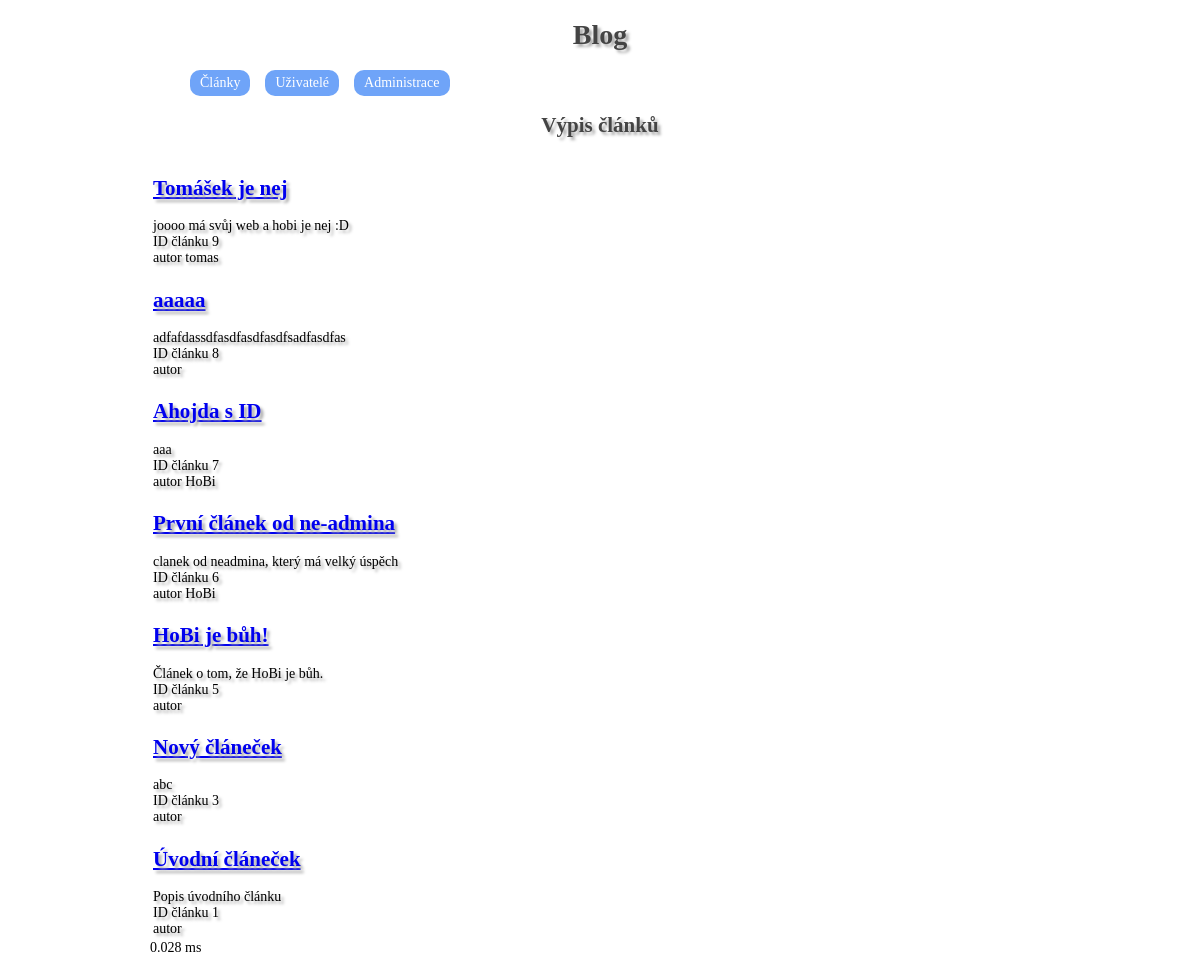
/clanky, run on an earlier commit of the app's database.
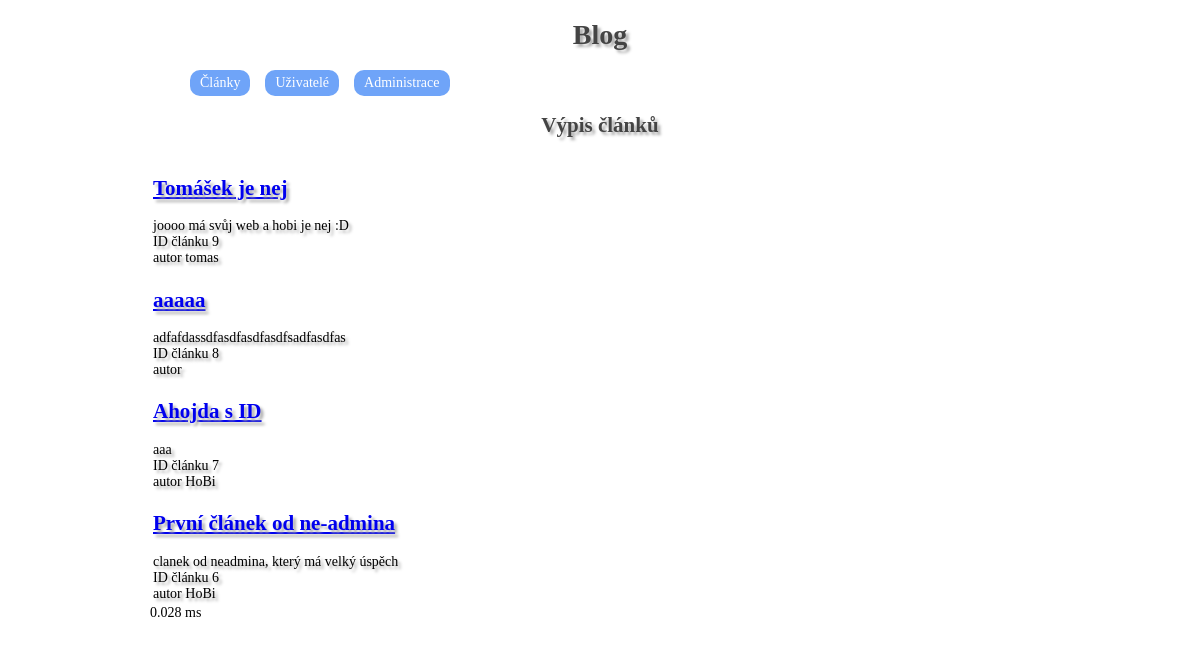
And on a later commit of the database.
### tables this page shows
CREATE TABLE IF NOT EXISTS `articles` (
  `articles_id` int(11) NOT NULL AUTO_INCREMENT,
  `author_id` int(11) NOT NULL,
  `title` varchar(80) NOT NULL,
  `url` varchar(40) NOT NULL,
  `description` varchar(140) NOT NULL,
  `keywords` varchar(255) NOT NULL,
  `content` text NOT NULL,
  PRIMARY KEY (`articles_id`),
  UNIQUE KEY `unique_url` (`url`)
);

CREATE TABLE IF NOT EXISTS `users` (
  `users_id` int(11) NOT NULL AUTO_INCREMENT,
  `nickname` varchar(40) NOT NULL,
  `password` char(255) NOT NULL,
  `email` varchar(100) NOT NULL,
  `admin` int(11) NOT NULL DEFAULT '0',
  `url` varchar(40) DEFAULT NULL,
  `description` varchar(500) NOT NULL,
  `motto` varchar(140) NOT NULL,
  `website` varchar(80) NOT NULL,
  `facebook` varchar(80) NOT NULL,
  `twitter` varchar(80) NOT NULL,
  `googleplus` varchar(80) NOT NULL,
  PRIMARY KEY (`users_id`),
  UNIQUE KEY `nickname` (`nickname`),
  UNIQUE KEY `url` (`url`)
);

### controllers/RouterController.php (called while the page is built, shortened)
<?php
class RouterController extends Controller
{
    protected $controller;
    function process($parameters)
    {
        $parsedURL = $this->parseURL($parameters[0]);
        $address = Url::getController($parsedURL[0]);
        $controllerClass = $this->dashesToCamelCase($address . 'Controller');
        if (file_exists("controllers/" . $controllerClass . ".php"))
            $this->controller = new $controllerClass;
        else
        {
            $this->redirect(Url::getAlias('error'));
        }
        $this->controller->process($parsedURL);
        $this->view = 'layout';
    }
    private function parseURL($url)
    {
        $parsedURL = parse_url($url)['path'];
        $parsedURL = ltrim($parsedURL, '/');
        $parsedURL = trim($parsedURL);
        $partedPath = explode('/', $parsedURL);
        return $partedPath;
    }
}

### models/Url.php (called while the page is built, shortened)
<?php
class Url
{
    private static $urls = array();
    public static function getAlias($controller)
    {
            return self::$urls[$controller];
    }
    public static function init()
    {
        self::$urls = array();
        foreach (self::getUrlRecord() as $row)
        {
            self::$urls[$row['controller']] = $row['alias'];
        }
    }
    private static function getUrlRecord()
    {
        $record = Db::queryAll('
            SELECT `controller`, `alias`
            FROM `url`
        ');
        return $record;
    }
}

### controllers/ArticlesController.php (called while the page is built, shortened)
<?php
class ArticlesController extends Controller
{
    public function process($parameters)
    {
        $articleManager = new ArticleManager();
        $articles = $articleManager->getArticles();
        $this->view = 'articles';
    }
}

### models/Db.php (called while the page is built, shortened)
<?php
class Db
{
    private static $connection;
    private static $settings = array
    (
        PDO::ATTR_ERRMODE => PDO::ERRMODE_EXCEPTION,
        PDO::MYSQL_ATTR_INIT_COMMAND => "SET NAMES utf8",
        PDO::ATTR_EMULATE_PREPARES => false
    );
    public static function logIn($host, $user, $password, $database)
    {
        if (!isset(self::$connection))
        {
            self::$connection = @new PDO
            (
                "mysql:host=$host;dbname=$database",
                $user,
                $password,
                self::$settings
            );
        }
    }
    public static function queryAll($query, $parameters = array())
    {
        $result = self::$connection->prepare($query);
        $result->execute($parameters);
        return $result->fetchAll();
    }
}

### models/ArticleManager.php (called while the page is built, shortened)
<?php
class ArticleManager
{
    public function getArticles()
    {
        return Db::queryAll('
            SELECT a.`articles_id`, a.`author_id`, a.`title`, a.`url`, a.`description`, u.`nickname`, u.`url` as user_url
            FROM `articles` as a
            LEFT JOIN `users` as u
            ON a.`author_id` = u.`users_id`
            ORDER BY `a`.`articles_id` DESC
        ');
    }
}

### views/articles.phtml (the view, shortened to what this page needs)
<h1><?= $heading ?></h1>
<table>
    <?php foreach ($articles as $article) : ?>
        <tr>
            <td>
                <h2><a href="<?= Url::getAlias('article') ?>/<?= $article['url'] ?>"><?= $article['title'] ?></a></h2>
                <?= $article['description'] ?>
                <br>
                ID článku <?= $article['articles_id'] ?>
                <br>
                autor <?= $article['nickname'] ?>
            </td>
        </tr>
    <?php endforeach ?>
</table>

### controllers/Controller.php (shortened to what this page needs)
<?php
abstract class Controller
{
    protected $view = "";
    public function printView()
    {
        if ($this->view)
        {
            require("views/$this->view.phtml");
        }
    }
}

### views/layout.phtml (shortened to what this page needs)
<!DOCTYPE html>
<html lang="cs-cz">
<head>
    <link rel="stylesheet" href="css/style.css" type="text/css"/>
</head>
<body>
<header>
    <h1>Blog</h1>
    <nav>
        <ul>
            <li><a href="<?= Url::getAlias('articles') ?>">Články</a></li>
            <li><a href="<?= Url::getAlias('users') ?>">Uživatelé</a></li>
            <li><a href="<?= Url::getAlias('admin') ?>">Administrace</a></li>
        </ul>
    </nav>
</header>
<article>
    <?php $this->controller->printView(); ?>
</article>
</body>
</html>

### index.php (shortened to what this page needs)
<?php
$execution_time = microtime();
$router = new RouterController();
$router->process(array($_SERVER['REQUEST_URI']));
$router->printView();
$execution_time = microtime() - $execution_time;
printf('%.3f ms', $execution_time*1000);

### css/style.css (style rules this page uses)
body { font-family: verdana; font-size: 14px; width: 900px; margin: 0 auto; }
h1 { text-align: center; color: #444444; text-shadow: 3px 3px 3px #aaaaaa; }
article { text-shadow: 3px 3px 3px #aaaaaa; }
nav ul { overflow: auto; width: 100%; display: block; list-style-type: none; }
nav li { float: left; margin-right: 15px; }
nav a { display: block; background: #6FA4F8; color: white; padding: 5px 10px; border-radius: 10px; text-decoration: none; border: none; cursor: pointer; }

What changed in the data, as far as the page shows it:
removed articles: title "HoBi je bůh!", description "Článek o tom, že HoBi je bůh.", articles_id "5"
removed articles: title "Nový článeček", description "abc", articles_id "3"
removed articles: title "Úvodní článeček", description "Popis úvodního článku", articles_id "1"
